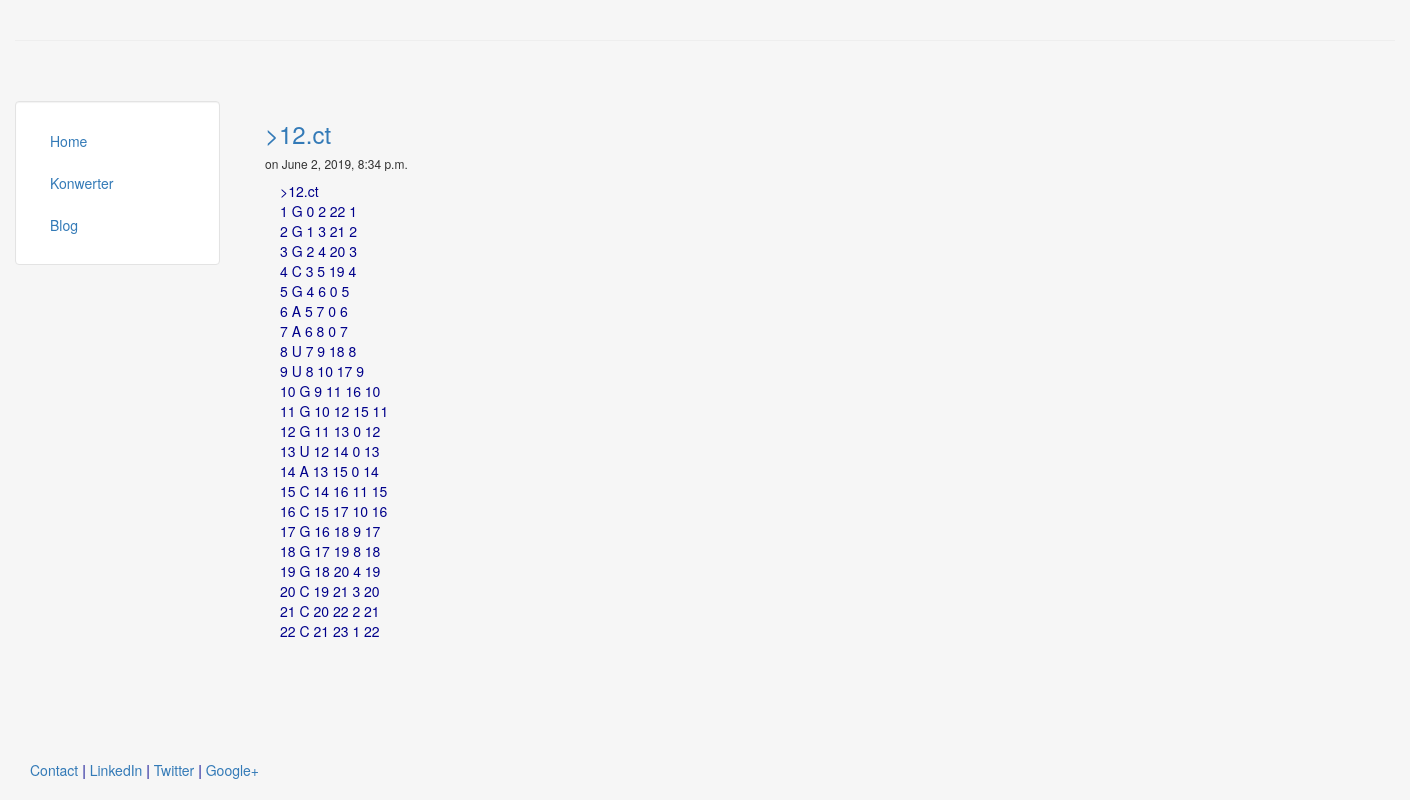
Page /blog/2 on the committed database.
### blog/models.py (models this page shows, shortened)
class Post(models.Model):
    title = models.CharField(max_length = 140)
    body = models.TextField()
    date = models.DateTimeField()

### blog/templates/blog/post.html
{% extends "personal/header.html" %}
{% block content %}
<h3><a href="/blog/{{post.id}}">{{ post.title }}</a></h3>
<h6> on {{ post.date }}</h6>
<div class = "container">
	{{ post.body|safe|linebreaks}}
</div>
<br><br>
{% endblock %}

### personal/static/personal/css/sc2.css (style rules this page uses)
p { color: darkblue; }

### personal/templates/personal/header.html (style rules this page uses)
html, body { height:100% }

### rows in the picture
Post: title ">12.ct", date "June 2, 2019, 8:34 p.m.", body ">12.ct 1 G 0 2 22 1 2 G 1 3 21 2 3 G 2 4 20 3 4 C 3 5 19 4 5 G 4 6 0 5 6 A 5 7 0 6 7 A 6 8 0 7 8 U 7 9 18 8 9 U 8 10 17 9 10 G 9 11 16 10 11 G 10 12 15 11 12 G 11 13 0 12 13 U 12 14 0 13 14 A 13 15 0 14 15 C 14 16 11 15 16 C 15 17 10 16 17 G 16 18 9 17 18 G 17 19 8 18 19 G 18 20 4 19 20 C 19 21 3 20 21 C 20 22 2 21 22 C 21 23 1 22"
